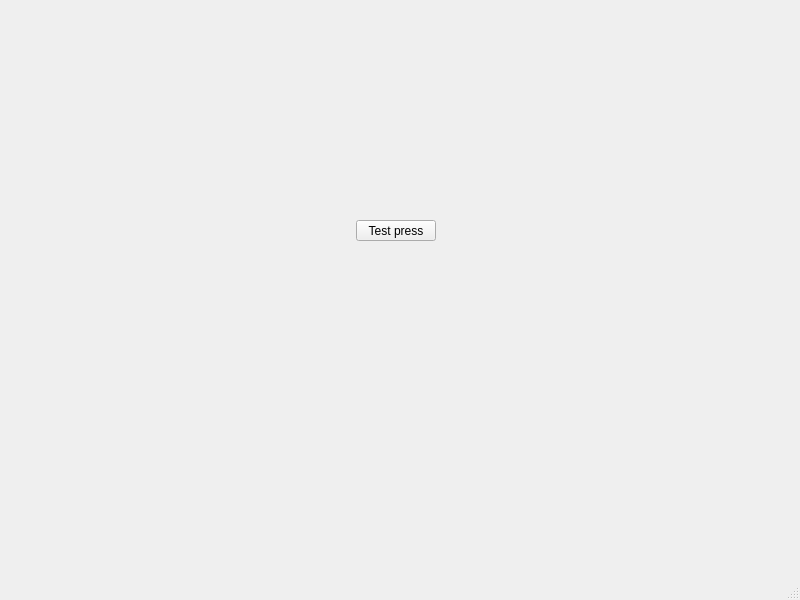
<?xml version="1.0" encoding="UTF-8"?>
<ui version="4.0">
 <class>MainWindow</class>
 <widget class="QMainWindow" name="MainWindow">
  <property name="geometry">
   <rect>
    <x>0</x>
    <y>0</y>
    <width>800</width>
    <height>600</height>
   </rect>
  </property>
  <property name="windowTitle">
   <string>MainWindow</string>
  </property>
  <widget class="QWidget" name="centralwidget">
   <widget class="QPushButton" name="testButton">
    <property name="geometry">
     <rect>
      <x>356</x>
      <y>220</y>
      <width>80</width>
      <height>21</height>
     </rect>
    </property>
    <property name="text">
     <string>Test press</string>
    </property>
   </widget>
  </widget>
  <widget class="QMenuBar" name="menubar">
   <property name="geometry">
    <rect>
     <x>0</x>
     <y>0</y>
     <width>800</width>
     <height>20</height>
    </rect>
   </property>
  </widget>
  <widget class="QStatusBar" name="statusbar"/>
 </widget>
 <resources/>
 <connections/>
</ui>
